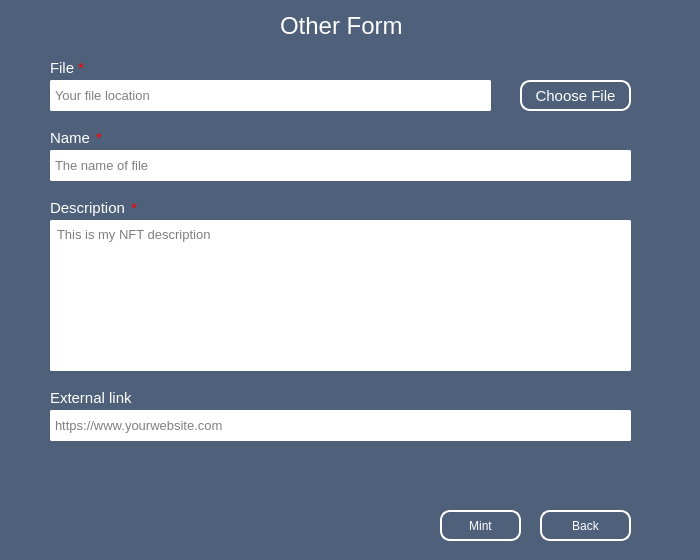
<?xml version="1.0" encoding="UTF-8"?>
<ui version="4.0">
 <class>Dialog</class>
 <widget class="QDialog" name="Dialog">
  <property name="geometry">
   <rect>
    <x>0</x>
    <y>0</y>
    <width>700</width>
    <height>560</height>
   </rect>
  </property>
  <property name="windowTitle">
   <string>Dialog</string>
  </property>
  <property name="styleSheet">
   <string notr="true">QWidget{
        background: #4e607a;
    }
QLabel{
        color: #ffffff;
    }
QLineEdit, QTextEdit {
        padding: 1px;

        border: 1.5px solid #ffffff;
        border-radius: 2px;
		background: #ffffff;
    }

QPushButton{
	color: #ffffff;
    border: 2px solid #ffffff;
    border-radius: 10px;
}
</string>
  </property>
  <widget class="QLabel" name="label_nama">
   <property name="geometry">
    <rect>
     <x>50</x>
     <y>130</y>
     <width>49</width>
     <height>16</height>
    </rect>
   </property>
   <property name="font">
    <font>
     <pointsize>11</pointsize>
    </font>
   </property>
   <property name="text">
    <string>Name</string>
   </property>
  </widget>
  <widget class="QLabel" name="label_deskripsi">
   <property name="geometry">
    <rect>
     <x>50</x>
     <y>200</y>
     <width>81</width>
     <height>16</height>
    </rect>
   </property>
   <property name="font">
    <font>
     <pointsize>11</pointsize>
    </font>
   </property>
   <property name="text">
    <string>Description</string>
   </property>
  </widget>
  <widget class="QLabel" name="label_website">
   <property name="geometry">
    <rect>
     <x>50</x>
     <y>390</y>
     <width>91</width>
     <height>16</height>
    </rect>
   </property>
   <property name="font">
    <font>
     <pointsize>11</pointsize>
    </font>
   </property>
   <property name="text">
    <string>External link</string>
   </property>
  </widget>
  <widget class="QLineEdit" name="lineEdit_nama">
   <property name="geometry">
    <rect>
     <x>50</x>
     <y>150</y>
     <width>581</width>
     <height>31</height>
    </rect>
   </property>
   <property name="font">
    <font>
     <pointsize>10</pointsize>
    </font>
   </property>
   <property name="placeholderText">
    <string>The name of file</string>
   </property>
  </widget>
  <widget class="QTextEdit" name="textEdit_deskripsi">
   <property name="geometry">
    <rect>
     <x>50</x>
     <y>220</y>
     <width>581</width>
     <height>151</height>
    </rect>
   </property>
   <property name="font">
    <font>
     <pointsize>10</pointsize>
    </font>
   </property>
   <property name="html">
    <string>&lt;!DOCTYPE HTML PUBLIC &quot;-//W3C//DTD HTML 4.0//EN&quot; &quot;http://www.w3.org/TR/REC-html40/strict.dtd&quot;&gt;
&lt;html&gt;&lt;head&gt;&lt;meta name=&quot;qrichtext&quot; content=&quot;1&quot; /&gt;&lt;meta charset=&quot;utf-8&quot; /&gt;&lt;style type=&quot;text/css&quot;&gt;
p, li { white-space: pre-wrap; }
&lt;/style&gt;&lt;/head&gt;&lt;body style=&quot; font-family:'Segoe UI'; font-size:10pt; font-weight:400; font-style:normal;&quot;&gt;
&lt;p style=&quot;-qt-paragraph-type:empty; margin-top:0px; margin-bottom:0px; margin-left:0px; margin-right:0px; -qt-block-indent:0; text-indent:0px; font-size:11pt;&quot;&gt;&lt;br /&gt;&lt;/p&gt;&lt;/body&gt;&lt;/html&gt;</string>
   </property>
   <property name="placeholderText">
    <string>This is my NFT description</string>
   </property>
  </widget>
  <widget class="QLineEdit" name="lineEdit_website">
   <property name="geometry">
    <rect>
     <x>50</x>
     <y>410</y>
     <width>581</width>
     <height>31</height>
    </rect>
   </property>
   <property name="font">
    <font>
     <pointsize>10</pointsize>
    </font>
   </property>
   <property name="placeholderText">
    <string>https://www.yourwebsite.com</string>
   </property>
  </widget>
  <widget class="QLabel" name="label_file">
   <property name="geometry">
    <rect>
     <x>50</x>
     <y>60</y>
     <width>49</width>
     <height>16</height>
    </rect>
   </property>
   <property name="font">
    <font>
     <pointsize>11</pointsize>
    </font>
   </property>
   <property name="text">
    <string>File</string>
   </property>
  </widget>
  <widget class="QLineEdit" name="lineEdit_loc_file">
   <property name="geometry">
    <rect>
     <x>50</x>
     <y>80</y>
     <width>441</width>
     <height>31</height>
    </rect>
   </property>
   <property name="font">
    <font>
     <pointsize>10</pointsize>
    </font>
   </property>
   <property name="text">
    <string/>
   </property>
   <property name="readOnly">
    <bool>true</bool>
   </property>
   <property name="placeholderText">
    <string>Your file location</string>
   </property>
  </widget>
  <widget class="QLabel" name="label_titleform">
   <property name="geometry">
    <rect>
     <x>280</x>
     <y>10</y>
     <width>131</width>
     <height>31</height>
    </rect>
   </property>
   <property name="font">
    <font>
     <pointsize>18</pointsize>
     <bold>false</bold>
    </font>
   </property>
   <property name="text">
    <string>Other Form</string>
   </property>
  </widget>
  <widget class="QPushButton" name="pushButton_mint">
   <property name="geometry">
    <rect>
     <x>440</x>
     <y>510</y>
     <width>81</width>
     <height>31</height>
    </rect>
   </property>
   <property name="text">
    <string>Mint</string>
   </property>
  </widget>
  <widget class="QPushButton" name="pushButton_close">
   <property name="geometry">
    <rect>
     <x>540</x>
     <y>510</y>
     <width>91</width>
     <height>31</height>
    </rect>
   </property>
   <property name="text">
    <string>Back</string>
   </property>
  </widget>
  <widget class="QLabel" name="label_loading">
   <property name="geometry">
    <rect>
     <x>20</x>
     <y>450</y>
     <width>301</width>
     <height>81</height>
    </rect>
   </property>
   <property name="text">
    <string/>
   </property>
  </widget>
  <widget class="QPushButton" name="pushButton_choose">
   <property name="geometry">
    <rect>
     <x>520</x>
     <y>80</y>
     <width>111</width>
     <height>31</height>
    </rect>
   </property>
   <property name="font">
    <font>
     <pointsize>11</pointsize>
    </font>
   </property>
   <property name="text">
    <string>Choose File</string>
   </property>
  </widget>
  <widget class="QLabel" name="bintang_3">
   <property name="geometry">
    <rect>
     <x>78</x>
     <y>60</y>
     <width>49</width>
     <height>16</height>
    </rect>
   </property>
   <property name="font">
    <font>
     <pointsize>11</pointsize>
    </font>
   </property>
   <property name="styleSheet">
    <string notr="true">color:rgb(255, 0, 0)</string>
   </property>
   <property name="text">
    <string>*</string>
   </property>
  </widget>
  <widget class="QLabel" name="bintang_4">
   <property name="geometry">
    <rect>
     <x>96</x>
     <y>130</y>
     <width>49</width>
     <height>16</height>
    </rect>
   </property>
   <property name="font">
    <font>
     <pointsize>11</pointsize>
    </font>
   </property>
   <property name="styleSheet">
    <string notr="true">color:rgb(255, 0, 0)</string>
   </property>
   <property name="text">
    <string>*</string>
   </property>
  </widget>
  <widget class="QLabel" name="bintang_5">
   <property name="geometry">
    <rect>
     <x>131</x>
     <y>200</y>
     <width>49</width>
     <height>16</height>
    </rect>
   </property>
   <property name="font">
    <font>
     <pointsize>11</pointsize>
    </font>
   </property>
   <property name="styleSheet">
    <string notr="true">color:rgb(255, 0, 0)</string>
   </property>
   <property name="text">
    <string>*</string>
   </property>
  </widget>
 </widget>
 <resources/>
 <connections/>
</ui>
